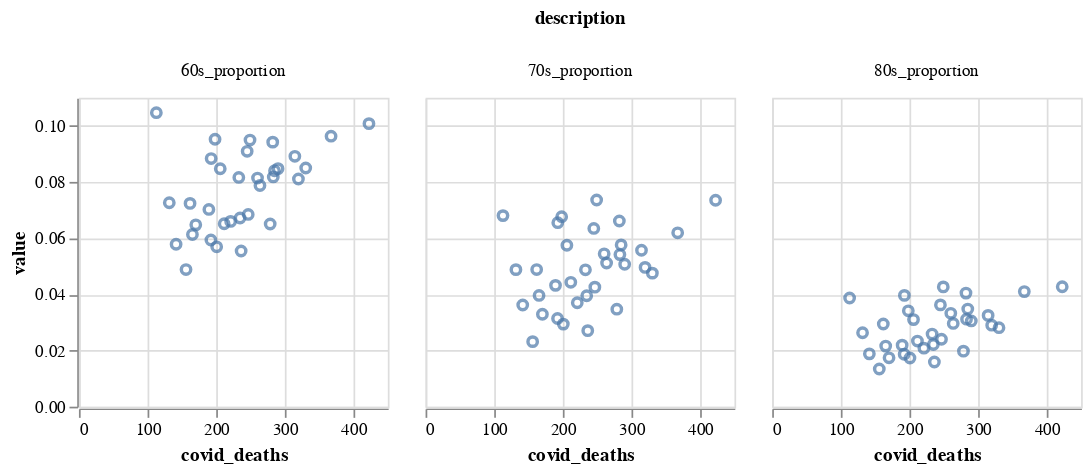

The code cell stored with this chart in its notebook:
### Code cell
alt.Chart(london_demographic).mark_point().encode(
    x='covid_deaths:Q',
    y='value:Q', 
    tooltip = ['name']
).properties(
    width=180,
    height=180
).facet(
    column='description:N'
).interactive()

### Figure 1 — Vega-Lite specification as saved in the notebook (floating-point values rounded to 4 significant figures)
{"config": {"view": {"continuousWidth": 400, "continuousHeight": 300}}, "data": {"name": "data-dbda3a0758097a0742933703c1b3dc44"}, "facet": {"column": {"type": "nominal", "field": "description"}}, "spec": {"mark": "point", "encoding": {"tooltip": [{"type": "nominal", "field": "name"}], "x": {"type": "quantitative", "field": "covid_deaths"}, "y": {"type": "quantitative", "field": "value"}}, "height": 180, "selection": {"selector008": {"type": "interval", "bind": "scales", "encodings": ["x", "y"]}}, "width": 180}, "$schema": "https://vega.github.io/schema/vega-lite/v4.8.1.json", "datasets": {"data-dbda3a0758097a0742933703c1b3dc44": [{"code": "E09000001", "name": "City of London", "covid_deaths": 112.8, "description": "60s_proportion", "value": 0.1047}, {"code": "E09000002", "name": "Barking and Dagenham", "covid_deaths": 278.6, "description": "60s_proportion", "value": 0.06508}, {"code": "E09000003", "name": "Barnet", "covid_deaths": 284.9, "description": "60s_proportion", "value": 0.08403}, {"code": "E09000004", "name": "Bexley", "covid_deaths": 282.3, "description": "60s_proportion", "value": 0.09422}, {"code": "E09000005", "name": "Brent", "covid_deaths": 330.4, "description": "60s_proportion", "value": 0.08501}, {"code": "E09000006", "name": "Bromley", "covid_deaths": 249.2, "description": "60s_proportion", "value": 0.09496}, {"code": "E09000007", "name": "Camden", "covid_deaths": 131.6, "description": "60s_proportion", "value": 0.07263}, {"code": "E09000008", "name": "Croydon", "covid_deaths": 314.6, "description": "60s_proportion", "value": 0.08916}, {"code": "E09000009", "name": "Ealing", "covid_deaths": 290.1, "description": "60s_proportion", "value": 0.08478}, {"code": "E09000010", "name": "Enfield", "covid_deaths": 283.1, "description": "60s_proportion", "value": 0.08183}, {"code": "E09000011", "name": "Greenwich", "covid_deaths": 189.3, "description": "60s_proportion", "value": 0.07025}, {"code": "E09000012", "name": "Hackney", "covid_deaths": 200.7, "description": "60s_proportion", "value": 0.05693}, {"code": "E09000013", "name": "Hammersmith and Fulham", "covid_deaths": 211.6, "description": "60s_proportion", "value": 0.06516}, {"code": "E09000014", "name": "Haringey", "covid_deaths": 234.8, "description": "60s_proportion", "value": 0.06719}, {"code": "E09000015", "name": "Harrow", "covid_deaths": 367.3, "description": "60s_proportion", "value": 0.09634}, {"code": "E09000016", "name": "Havering", "covid_deaths": 422.5, "description": "60s_proportion", "value": 0.1008}, {"code": "E09000017", "name": "Hillingdon", "covid_deaths": 260.2, "description": "60s_proportion", "value": 0.08143}, {"code": "E09000018", "name": "Hounslow", "covid_deaths": 232.9, "description": "60s_proportion", "value": 0.08164}, {"code": "E09000019", "name": "Islington", "covid_deaths": 141.6, "description": "60s_proportion", "value": 0.05786}, {"code": "E09000020", "name": "Kensington and Chelsea", "covid_deaths": 192.6, "description": "60s_proportion", "value": 0.08836}, {"code": "E09000021", "name": "Kingston upon Thames", "covid_deaths": 205.9, "description": "60s_proportion", "value": 0.08473}, {"code": "E09000022", "name": "Lambeth", "covid_deaths": 192.3, "description": "60s_proportion", "value": 0.05935}, {"code": "E09000023", "name": "Lewisham", "covid_deaths": 221.0, "description": "60s_proportion", "value": 0.06599}, {"code": "E09000024", "name": "Merton", "covid_deaths": 263.7, "description": "60s_proportion", "value": 0.07878}, {"code": "E09000025", "name": "Newham", "covid_deaths": 236.3, "description": "60s_proportion", "value": 0.05544}, {"code": "E09000026", "name": "Redbridge", "covid_deaths": 319.8, "description": "60s_proportion", "value": 0.08107}, {"code": "E09000027", "name": "Richmond upon Thames", "covid_deaths": 198.3, "description": "60s_proportion", "value": 0.09524}, {"code": "E09000028", "name": "Southwark", "covid_deaths": 170.2, "description": "60s_proportion", "value": 0.06476}, {"code": "E09000029", "name": "Sutton", "covid_deaths": 245.1, "description": "60s_proportion", "value": 0.09094}, {"code": "E09000030", "name": "Tower Hamlets", "covid_deaths": 156.0, "description": "60s_proportion", "value": 0.04884}, {"code": "E09000031", "name": "Waltham Forest", "covid_deaths": 246.6, "description": "60s_proportion", "value": 0.06847}, {"code": "E09000032", "name": "Wandsworth", "covid_deaths": 165.3, "description": "60s_proportion", "value": 0.06133}, {"code": "E09000033", "name": "Westminster", "covid_deaths": 161.9, "description": "60s_proportion", "value": 0.0724}, {"code": "E09000001", "name": "City of London", "covid_deaths": 112.8, "description": "70s_proportion", "value": 0.06805}, {"code": "E09000002", "name": "Barking and Dagenham", "covid_deaths": 278.6, "description": "70s_proportion", "value": 0.03472}, {"code": "E09000003", "name": "Barnet", "covid_deaths": 284.9, "description": "70s_proportion", "value": 0.05762}, {"code": "E09000004", "name": "Bexley", "covid_deaths": 282.3, "description": "70s_proportion", "value": 0.06612}, {"code": "E09000005", "name": "Brent", "covid_deaths": 330.4, "description": "70s_proportion", "value": 0.04756}, {"code": "E09000006", "name": "Bromley", "covid_deaths": 249.2, "description": "70s_proportion", "value": 0.0736}, {"code": "E09000007", "name": "Camden", "covid_deaths": 131.6, "description": "70s_proportion", "value": 0.04881}, {"code": "E09000008", "name": "Croydon", "covid_deaths": 314.6, "description": "70s_proportion", "value": 0.05572}, {"code": "E09000009", "name": "Ealing", "covid_deaths": 290.1, "description": "70s_proportion", "value": 0.05072}, {"code": "E09000010", "name": "Enfield", "covid_deaths": 283.1, "description": "70s_proportion", "value": 0.05416}, {"code": "E09000011", "name": "Greenwich", "covid_deaths": 189.3, "description": "70s_proportion", "value": 0.04321}, {"code": "E09000012", "name": "Hackney", "covid_deaths": 200.7, "description": "70s_proportion", "value": 0.02941}, {"code": "E09000013", "name": "Hammersmith and Fulham", "covid_deaths": 211.6, "description": "70s_proportion", "value": 0.0443}, {"code": "E09000014", "name": "Haringey", "covid_deaths": 234.8, "description": "70s_proportion", "value": 0.0395}, {"code": "E09000015", "name": "Harrow", "covid_deaths": 367.3, "description": "70s_proportion", "value": 0.06193}, {"code": "E09000016", "name": "Havering", "covid_deaths": 422.5, "description": "70s_proportion", "value": 0.07351}, {"code": "E09000017", "name": "Hillingdon", "covid_deaths": 260.2, "description": "70s_proportion", "value": 0.05443}, {"code": "E09000018", "name": "Hounslow", "covid_deaths": 232.9, "description": "70s_proportion", "value": 0.04875}, {"code": "E09000019", "name": "Islington", "covid_deaths": 141.6, "description": "70s_proportion", "value": 0.03623}, {"code": "E09000020", "name": "Kensington and Chelsea", "covid_deaths": 192.6, "description": "70s_proportion", "value": 0.06553}, {"code": "E09000021", "name": "Kingston upon Thames", "covid_deaths": 205.9, "description": "70s_proportion", "value": 0.0575}, {"code": "E09000022", "name": "Lambeth", "covid_deaths": 192.3, "description": "70s_proportion", "value": 0.03141}, {"code": "E09000023", "name": "Lewisham", "covid_deaths": 221.0, "description": "70s_proportion", "value": 0.03703}, {"code": "E09000024", "name": "Merton", "covid_deaths": 263.7, "description": "70s_proportion", "value": 0.05116}, {"code": "E09000025", "name": "Newham", "covid_deaths": 236.3, "description": "70s_proportion", "value": 0.02708}, {"code": "E09000026", "name": "Redbridge", "covid_deaths": 319.8, "description": "70s_proportion", "value": 0.04961}, {"code": "E09000027", "name": "Richmond upon Thames", "covid_deaths": 198.3, "description": "70s_proportion", "value": 0.06767}, {"code": "E09000028", "name": "Southwark", "covid_deaths": 170.2, "description": "70s_proportion", "value": 0.03293}, {"code": "E09000029", "name": "Sutton", "covid_deaths": 245.1, "description": "70s_proportion", "value": 0.06349}, {"code": "E09000030", "name": "Tower Hamlets", "covid_deaths": 156.0, "description": "70s_proportion", "value": 0.02317}, {"code": "E09000031", "name": "Waltham Forest", "covid_deaths": 246.6, "description": "70s_proportion", "value": 0.04257}, {"code": "E09000032", "name": "Wandsworth", "covid_deaths": 165.3, "description": "70s_proportion", "value": 0.03963}, {"code": "E09000033", "name": "Westminster", "covid_deaths": 161.9, "description": "70s_proportion", "value": 0.04884}, {"code": "E09000001", "name": "City of London", "covid_deaths": 112.8, "description": "80s_proportion", "value": 0.03872}, {"code": "E09000002", "name": "Barking and Dagenham", "covid_deaths": 278.6, "description": "80s_proportion", "value": 0.01978}, {"code": "E09000003", "name": "Barnet", "covid_deaths": 284.9, "description": "80s_proportion", "value": 0.03477}, {"code": "E09000004", "name": "Bexley", "covid_deaths": 282.3, "description": "80s_proportion", "value": 0.04046}, {"code": "E09000005", "name": "Brent", "covid_deaths": 330.4, "description": "80s_proportion", "value": 0.02814}, {"code": "E09000006", "name": "Bromley", "covid_deaths": 249.2, "description": "80s_proportion", "value": 0.04266}, {"code": "E09000007", "name": "Camden", "covid_deaths": 131.6, "description": "80s_proportion", "value": 0.02632}, {"code": "E09000008", "name": "Croydon", "covid_deaths": 314.6, "description": "80s_proportion", "value": 0.03251}, {"code": "E09000009", "name": "Ealing", "covid_deaths": 290.1, "description": "80s_proportion", "value": 0.03054}, {"code": "E09000010", "name": "Enfield", "covid_deaths": 283.1, "description": "80s_proportion", "value": 0.03116}, {"code": "E09000011", "name": "Greenwich", "covid_deaths": 189.3, "description": "80s_proportion", "value": 0.02192}, {"code": "E09000012", "name": "Hackney", "covid_deaths": 200.7, "description": "80s_proportion", "value": 0.01735}, {"code": "E09000013", "name": "Hammersmith and Fulham", "covid_deaths": 211.6, "description": "80s_proportion", "value": 0.02337}, {"code": "E09000014", "name": "Haringey", "covid_deaths": 234.8, "description": "80s_proportion", "value": 0.02215}, {"code": "E09000015", "name": "Harrow", "covid_deaths": 367.3, "description": "80s_proportion", "value": 0.04098}, {"code": "E09000016", "name": "Havering", "covid_deaths": 422.5, "description": "80s_proportion", "value": 0.04271}, {"code": "E09000017", "name": "Hillingdon", "covid_deaths": 260.2, "description": "80s_proportion", "value": 0.03326}, {"code": "E09000018", "name": "Hounslow", "covid_deaths": 232.9, "description": "80s_proportion", "value": 0.02585}, {"code": "E09000019", "name": "Islington", "covid_deaths": 141.6, "description": "80s_proportion", "value": 0.01882}, {"code": "E09000020", "name": "Kensington and Chelsea", "covid_deaths": 192.6, "description": "80s_proportion", "value": 0.03964}, {"code": "E09000021", "name": "Kingston upon Thames", "covid_deaths": 205.9, "description": "80s_proportion", "value": 0.03102}, {"code": "E09000022", "name": "Lambeth", "covid_deaths": 192.3, "description": "80s_proportion", "value": 0.01868}, {"code": "E09000023", "name": "Lewisham", "covid_deaths": 221.0, "description": "80s_proportion", "value": 0.02085}, {"code": "E09000024", "name": "Merton", "covid_deaths": 263.7, "description": "80s_proportion", "value": 0.02964}, {"code": "E09000025", "name": "Newham", "covid_deaths": 236.3, "description": "80s_proportion", "value": 0.0159}, {"code": "E09000026", "name": "Redbridge", "covid_deaths": 319.8, "description": "80s_proportion", "value": 0.02902}, {"code": "E09000027", "name": "Richmond upon Thames", "covid_deaths": 198.3, "description": "80s_proportion", "value": 0.03414}, {"code": "E09000028", "name": "Southwark", "covid_deaths": 170.2, "description": "80s_proportion", "value": 0.01741}, {"code": "E09000029", "name": "Sutton", "covid_deaths": 245.1, "description": "80s_proportion", "value": 0.03626}, {"code": "E09000030", "name": "Tower Hamlets", "covid_deaths": 156.0, "description": "80s_proportion", "value": 0.01341}, {"code": "E09000031", "name": "Waltham Forest", "covid_deaths": 246.6, "description": "80s_proportion", "value": 0.02403}, {"code": "E09000032", "name": "Wandsworth", "covid_deaths": 165.3, "description": "80s_proportion", "value": 0.02158}, {"code": "E09000033", "name": "Westminster", "covid_deaths": 161.9, "description": "80s_proportion", "value": 0.02944}]}}
